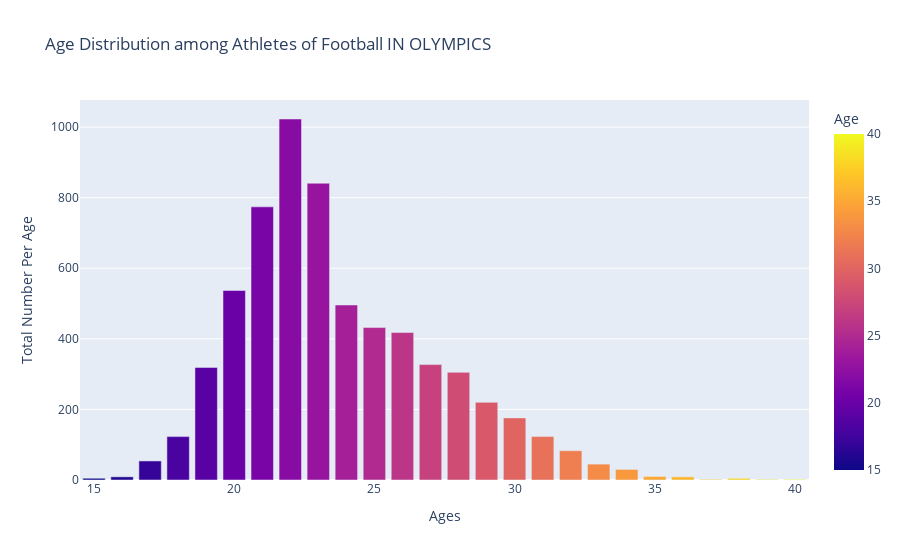
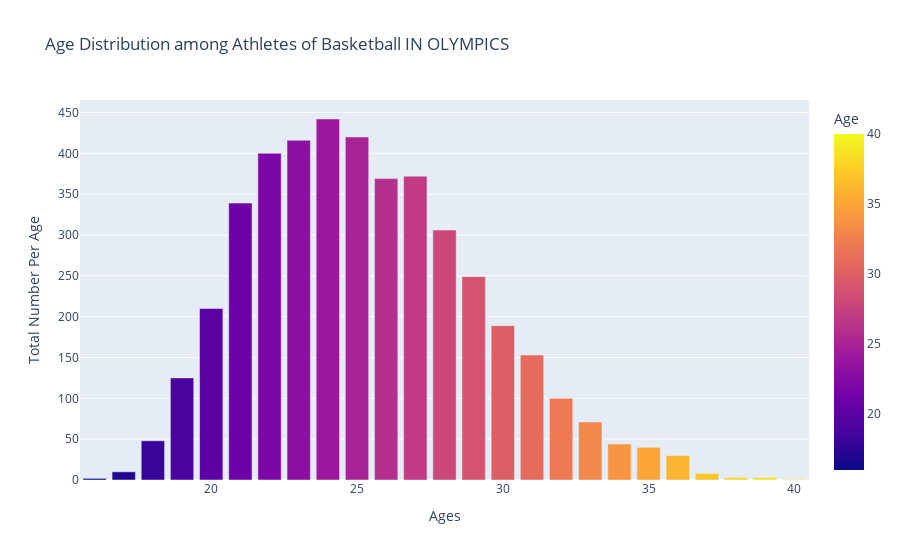
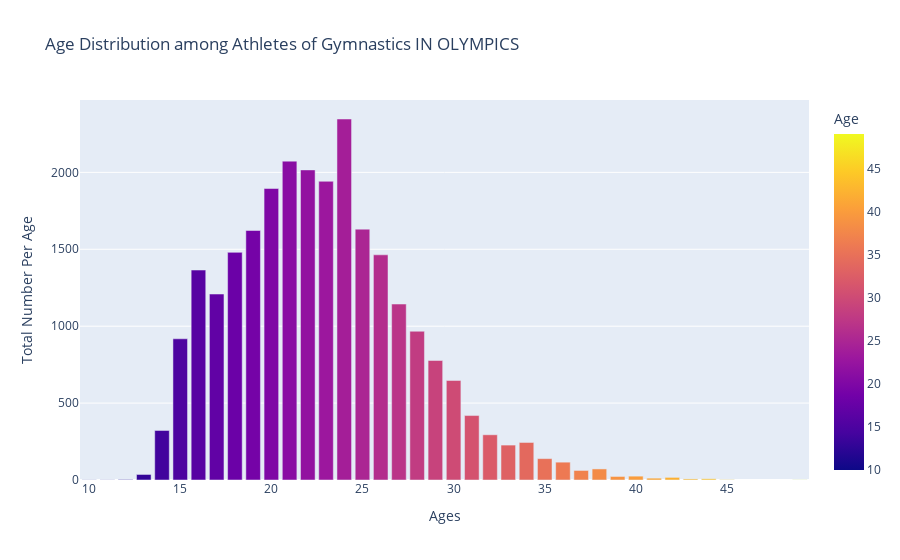

Notebook source saved alongside these figures, in order:
### Markdown cell above
### Age distribution in football in olympics

### Code cell
sports = ["Football", "Basketball", "Gymnastics"]
for sport in sports:
    sports_Df = athlete_events[athlete_events.Sport == sport]
    age_football = sports_Df.drop_duplicates(subset=['Team','NOC','Games','Year','City','Sport','Event','Medal'])
    age_football = sports_Df[sports_Df["Age"].notna()] # none zero values
    age_football

    athlete_age =  pd.DataFrame(dict(Athletes_Ages = age_football["Sport"].groupby(age_football["Age"]).count())).reset_index()
    

    fig = px.bar(data_frame = athlete_age, x="Age"  ,
    
    y="Athletes_Ages",
    labels={"Age": "Age", "Athletes_Ages": "Number of athletes per this Age"},
    title=f"Age Distribution among Athletes of {sport} IN OLYMPICS",
    color="Age",
    #log_y= True,
    barmode= "relative"
    
    
    )
    fig.update_layout(
            xaxis_title = "Ages",
            yaxis_title = "Total Number Per Age",)
    fig.show()

### Figure 1 — Plotly figure (JSON) as saved in the notebook; plotly's stock layout.template omitted (floating-point values rounded to 4 significant figures)
{"data": [{"alignmentgroup": "True", "hovertemplate": "Age=%{marker.color}<br>Number of athletes per this Age=%{y}<extra></extra>", "legendgroup": "", "marker": {"color": [15, 16, 17, 18, 19, 20, 21, 22, 23, 24, 25, 26, 27, 28, 29, 30, 31, 32, 33, 34, 35, 36, 37, 38, 39, 40], "coloraxis": "coloraxis", "pattern": {"shape": ""}}, "name": "", "offsetgroup": "", "orientation": "v", "showlegend": false, "textposition": "auto", "type": "bar", "x": [15, 16, 17, 18, 19, 20, 21, 22, 23, 24, 25, 26, 27, 28, 29, 30, 31, 32, 33, 34, 35, 36, 37, 38, 39, 40], "xaxis": "x", "y": [5, 9, 54, 123, 319, 537, 774, 1023, 841, 496, 432, 418, 327, 305, 220, 176, 123, 83, 45, 30, 10, 9, 2, 5, 2, 2], "yaxis": "y"}], "layout": {"barmode": "relative", "coloraxis": {"colorbar": {"title": {"text": "Age"}}, "colorscale": [[0, "#0d0887"], [0.1111, "#46039f"], [0.2222, "#7201a8"], [0.3333, "#9c179e"], [0.4444, "#bd3786"], [0.5556, "#d8576b"], [0.6667, "#ed7953"], [0.7778, "#fb9f3a"], [0.8889, "#fdca26"], [1, "#f0f921"]]}, "legend": {"tracegroupgap": 0}, "title": {"text": "Age Distribution among Athletes of Football IN OLYMPICS"}, "xaxis": {"anchor": "y", "domain": [0, 1], "title": {"text": "Ages"}}, "yaxis": {"anchor": "x", "domain": [0, 1], "title": {"text": "Total Number Per Age"}}}}

### Figure 2 — Plotly figure (JSON) as saved in the notebook; plotly's stock layout.template omitted (floating-point values rounded to 4 significant figures)
{"data": [{"alignmentgroup": "True", "hovertemplate": "Age=%{marker.color}<br>Number of athletes per this Age=%{y}<extra></extra>", "legendgroup": "", "marker": {"color": [16, 17, 18, 19, 20, 21, 22, 23, 24, 25, 26, 27, 28, 29, 30, 31, 32, 33, 34, 35, 36, 37, 38, 39, 40], "coloraxis": "coloraxis", "pattern": {"shape": ""}}, "name": "", "offsetgroup": "", "orientation": "v", "showlegend": false, "textposition": "auto", "type": "bar", "x": [16, 17, 18, 19, 20, 21, 22, 23, 24, 25, 26, 27, 28, 29, 30, 31, 32, 33, 34, 35, 36, 37, 38, 39, 40], "xaxis": "x", "y": [2, 10, 48, 125, 210, 339, 400, 416, 442, 420, 369, 372, 306, 249, 189, 153, 100, 71, 44, 40, 30, 8, 3, 3, 1], "yaxis": "y"}], "layout": {"barmode": "relative", "coloraxis": {"colorbar": {"title": {"text": "Age"}}, "colorscale": [[0, "#0d0887"], [0.1111, "#46039f"], [0.2222, "#7201a8"], [0.3333, "#9c179e"], [0.4444, "#bd3786"], [0.5556, "#d8576b"], [0.6667, "#ed7953"], [0.7778, "#fb9f3a"], [0.8889, "#fdca26"], [1, "#f0f921"]]}, "legend": {"tracegroupgap": 0}, "title": {"text": "Age Distribution among Athletes of Basketball IN OLYMPICS"}, "xaxis": {"anchor": "y", "domain": [0, 1], "title": {"text": "Ages"}}, "yaxis": {"anchor": "x", "domain": [0, 1], "title": {"text": "Total Number Per Age"}}}}

### Figure 3 — Plotly figure (JSON) as saved in the notebook; plotly's stock layout.template omitted (floating-point values rounded to 4 significant figures)
{"data": [{"alignmentgroup": "True", "hovertemplate": "Age=%{marker.color}<br>Number of athletes per this Age=%{y}<extra></extra>", "legendgroup": "", "marker": {"color": [10, 11, 12, 13, 14, 15, 16, 17, 18, 19, 20, 21, 22, 23, 24, 25, 26, 27, 28, 29, 30, 31, 32, 33, 34, 35, 36, 37, 38, 39, 40, 41, 42, 43, 44, 45, 49], "coloraxis": "coloraxis", "pattern": {"shape": ""}}, "name": "", "offsetgroup": "", "orientation": "v", "showlegend": false, "textposition": "auto", "type": "bar", "x": [10, 11, 12, 13, 14, 15, 16, 17, 18, 19, 20, 21, 22, 23, 24, 25, 26, 27, 28, 29, 30, 31, 32, 33, 34, 35, 36, 37, 38, 39, 40, 41, 42, 43, 44, 45, 49], "xaxis": "x", "y": [1, 1, 3, 36, 322, 918, 1365, 1209, 1480, 1622, 1895, 2073, 2016, 1942, 2347, 1631, 1464, 1144, 967, 777, 647, 419, 294, 227, 244, 139, 116, 62, 72, 23, 25, 12, 17, 7, 8, 2, 1], "yaxis": "y"}], "layout": {"barmode": "relative", "coloraxis": {"colorbar": {"title": {"text": "Age"}}, "colorscale": [[0, "#0d0887"], [0.1111, "#46039f"], [0.2222, "#7201a8"], [0.3333, "#9c179e"], [0.4444, "#bd3786"], [0.5556, "#d8576b"], [0.6667, "#ed7953"], [0.7778, "#fb9f3a"], [0.8889, "#fdca26"], [1, "#f0f921"]]}, "legend": {"tracegroupgap": 0}, "title": {"text": "Age Distribution among Athletes of Gymnastics IN OLYMPICS"}, "xaxis": {"anchor": "y", "domain": [0, 1], "title": {"text": "Ages"}}, "yaxis": {"anchor": "x", "domain": [0, 1], "title": {"text": "Total Number Per Age"}}}}
